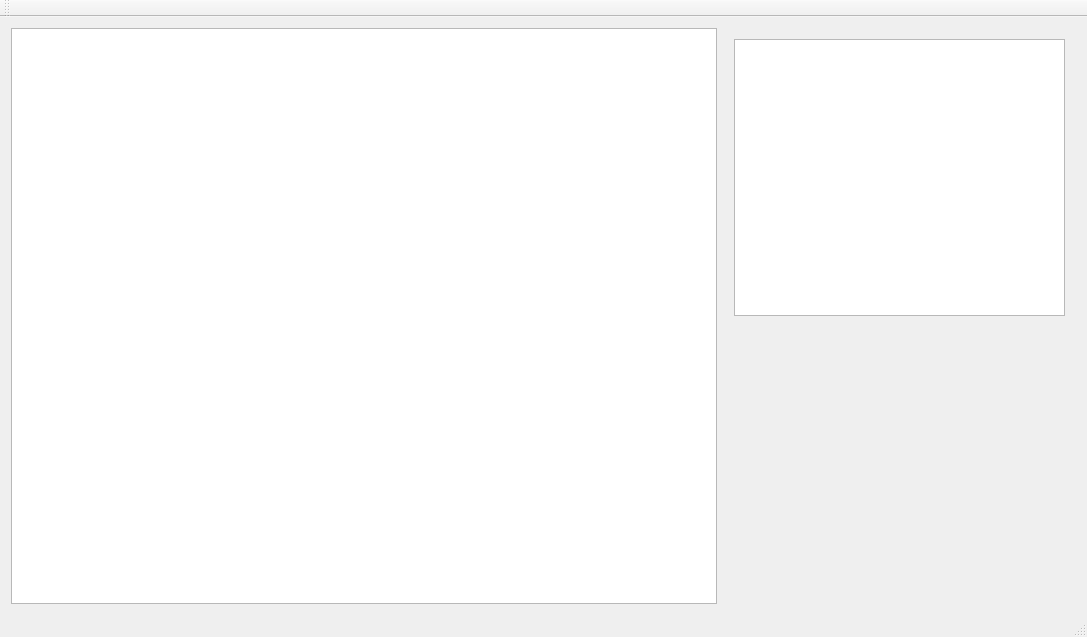
<?xml version="1.0" encoding="UTF-8"?>
<ui version="4.0">
 <class>MainWindow</class>
 <widget class="QMainWindow" name="MainWindow">
  <property name="geometry">
   <rect>
    <x>0</x>
    <y>0</y>
    <width>1087</width>
    <height>637</height>
   </rect>
  </property>
  <property name="windowTitle">
   <string>MainWindow</string>
  </property>
  <widget class="QWidget" name="centralWidget">
   <layout class="QHBoxLayout" name="horizontalLayout">
    <item>
     <widget class="QTreeView" name="fileTree">
      <property name="sizePolicy">
       <sizepolicy hsizetype="Expanding" vsizetype="Expanding">
        <horstretch>2</horstretch>
        <verstretch>0</verstretch>
       </sizepolicy>
      </property>
     </widget>
    </item>
    <item>
     <widget class="QWidget" name="statisticsContainer" native="true">
      <property name="sizePolicy">
       <sizepolicy hsizetype="Expanding" vsizetype="Expanding">
        <horstretch>1</horstretch>
        <verstretch>0</verstretch>
       </sizepolicy>
      </property>
      <layout class="QGridLayout" name="gridLayout">
       <item row="2" column="0">
        <spacer name="verticalSpacer">
         <property name="orientation">
          <enum>Qt::Vertical</enum>
         </property>
         <property name="sizeHint" stdset="0">
          <size>
           <width>20</width>
           <height>40</height>
          </size>
         </property>
        </spacer>
       </item>
       <item row="1" column="0">
        <widget class="QTextBrowser" name="statisticsView">
         <property name="html">
          <string>&lt;!DOCTYPE HTML PUBLIC &quot;-//W3C//DTD HTML 4.0//EN&quot; &quot;http://www.w3.org/TR/REC-html40/strict.dtd&quot;&gt;
&lt;html&gt;&lt;head&gt;&lt;meta name=&quot;qrichtext&quot; content=&quot;1&quot; /&gt;&lt;style type=&quot;text/css&quot;&gt;
p, li { white-space: pre-wrap; }
&lt;/style&gt;&lt;/head&gt;&lt;body style=&quot; font-family:'MS Shell Dlg 2'; font-size:7.8pt; font-weight:400; font-style:normal;&quot;&gt;
&lt;p style=&quot;-qt-paragraph-type:empty; margin-top:0px; margin-bottom:0px; margin-left:0px; margin-right:0px; -qt-block-indent:0; text-indent:0px;&quot;&gt;&lt;br /&gt;&lt;/p&gt;&lt;/body&gt;&lt;/html&gt;</string>
         </property>
         <property name="placeholderText">
          <string/>
         </property>
        </widget>
       </item>
      </layout>
     </widget>
    </item>
   </layout>
  </widget>
  <widget class="QMenuBar" name="menuBar">
   <property name="geometry">
    <rect>
     <x>0</x>
     <y>0</y>
     <width>1087</width>
     <height>26</height>
    </rect>
   </property>
  </widget>
  <widget class="QToolBar" name="mainToolBar">
   <attribute name="toolBarArea">
    <enum>TopToolBarArea</enum>
   </attribute>
   <attribute name="toolBarBreak">
    <bool>false</bool>
   </attribute>
  </widget>
  <widget class="QStatusBar" name="statusBar"/>
 </widget>
 <layoutdefault spacing="6" margin="11"/>
 <resources/>
 <connections/>
</ui>
